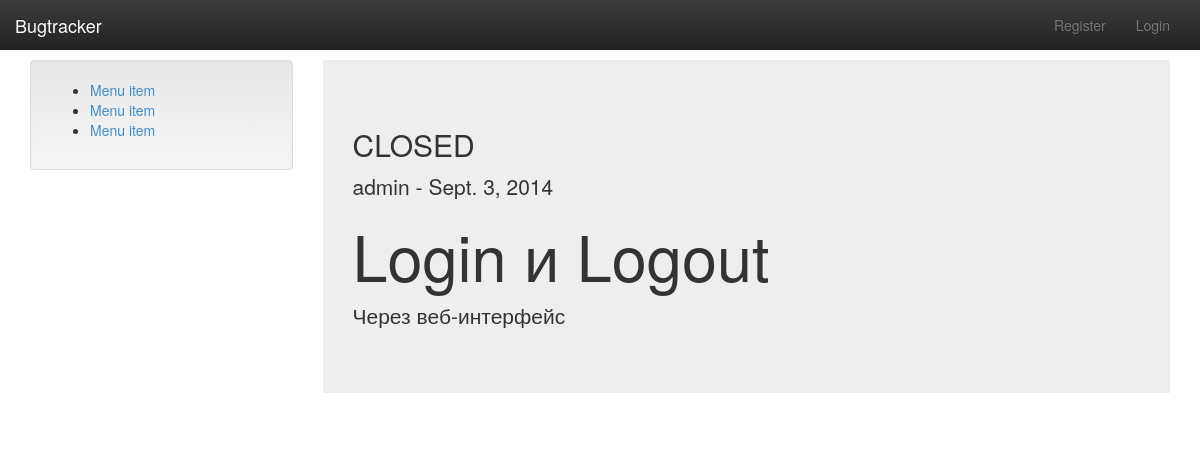
The page /bugs/5/ on the database its author committed.
### bugtracker/models.py (models this page shows, shortened)
class Ticket(models.Model):
    title = models.CharField(max_length=128)
    text = models.TextField()
    created = models.DateTimeField(auto_now=True)
    closed = models.BooleanField(default=False)
    user = models.ForeignKey(User,)

### bugtracker/views.py (the view)
# urls.py: url(r'^(?P<pk>[0-9]+)/$', BugDetailView.as_view(), name='detail'),
class BugDetailView(DetailView):
    model = Ticket
    template_name = 'detail.html'

### templates/detail.html (shortened to what this page needs)
{% extends 'base.html' %}
{% block content_block %}
    <div class="jumbotron">
        <h2>{{ object.closed|yesno:"CLOSED, OPENED" }}</h2>
        <p>{{ object.user }} - {{ object.created|date }}</p>
        <h1>{{ object.title }}</h1>
        <p>{{ object.text }}</p>
    </div>
{% endblock %}

### static/css/style.css (style rules this page uses)
body { padding-top: 60px; }

### rows shown on the page
Ticket: closed "CLOSED", user "admin", created "Sept. 3, 2014", title "Login и Logout", text "Через веб-интерфейс"
